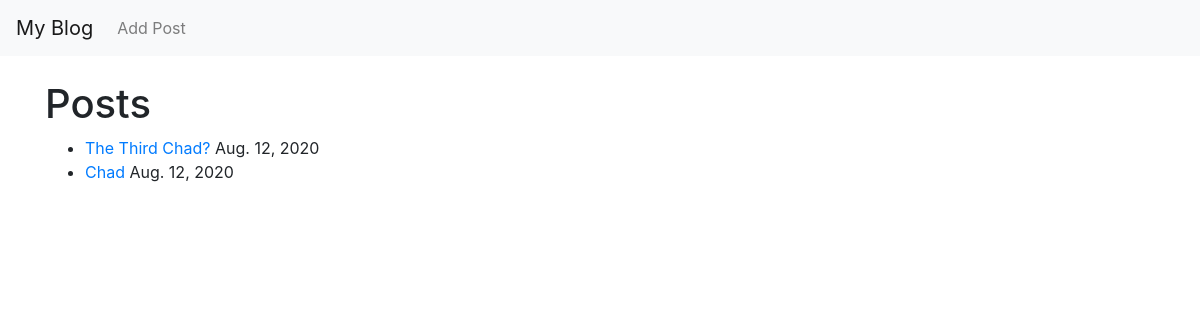
Before: / with the older database file.
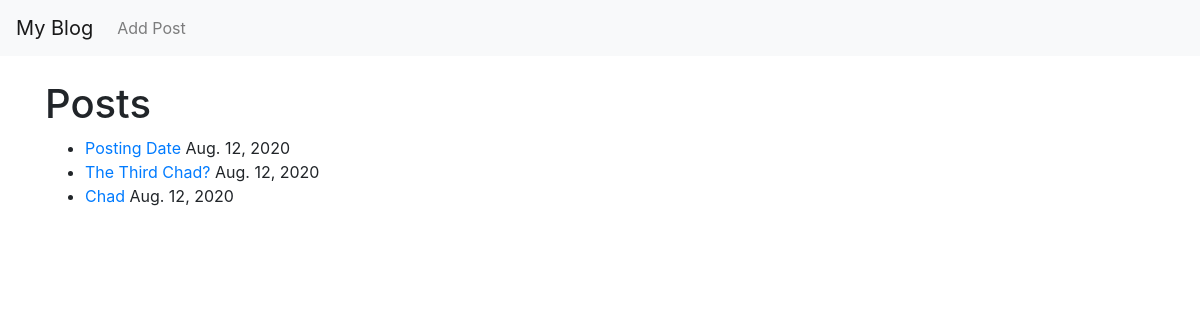
After: the same page with the newer database file.
### blogPosts/models.py (models this page shows, shortened)
class Post(models.Model):
    title = models.CharField(max_length=255)
    body = models.TextField()
    title_tag = models.CharField(max_length=255)
    post_date = models.DateField(auto_now_add=True)

### blogPosts/views.py (the view)
# urls.py: path('',HomeView.as_view(),name="home"),
class HomeView(ListView):
    model = Post
    template_name = 'home.html'
    ordering = ['-post_date','-id']

### blogPosts/templates/home.html
{% extends 'base.html' %}
{% block content %}
<h1>Posts</h1>
<ul>
    {% for post in object_list %}
    <li><a href="{% url 'article-detail' post.pk %}">{{post.title}}</a> {{post.post_date}}
    {%endfor%}
</ul>
{% endblock %}

### blogPosts/templates/base.html (shortened to what this page needs)
<!doctype html>
<html lang="en">
<head>
    <link rel="stylesheet" href="https://stackpath.bootstrapcdn.com/bootstrap/4.5.2/css/bootstrap.min.css"
>
</head>
<body>
    <nav class="navbar navbar-expand-lg navbar-light bg-light">
        <a class="navbar-brand" href="{% url 'home' %}">My Blog</a>
        <div class="collapse navbar-collapse" id="navbarSupportedContent">
          <ul class="navbar-nav mr-auto">
            <li class="nav-item">
              <a class="nav-link" href="{% url 'add_post' %}">Add Post</a>
            </li>
          </ul>
        </div>
      </nav>
    <br/>
    <div class="container">
    {% block content %}
    {% endblock %}
    </div>
</body>
</html>

Changed rows visible on the page:
added Post: title "Posting Date", post_date "Aug. 12, 2020"
